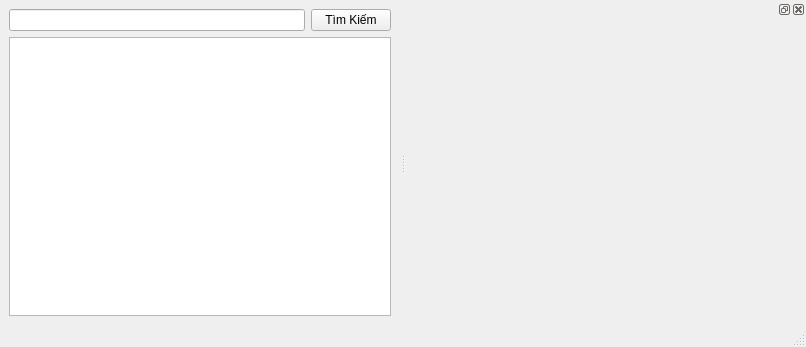
<?xml version="1.0" encoding="UTF-8"?>
<ui version="4.0">
 <class>YoutubeDownloadWindow</class>
 <widget class="QMainWindow" name="YoutubeDownloadWindow">
  <property name="geometry">
   <rect>
    <x>0</x>
    <y>0</y>
    <width>804</width>
    <height>347</height>
   </rect>
  </property>
  <property name="windowTitle">
   <string>MainWindow</string>
  </property>
  <widget class="QWidget" name="centralwidget">
   <property name="sizePolicy">
    <sizepolicy hsizetype="Preferred" vsizetype="Preferred">
     <horstretch>0</horstretch>
     <verstretch>0</verstretch>
    </sizepolicy>
   </property>
   <property name="minimumSize">
    <size>
     <width>400</width>
     <height>300</height>
    </size>
   </property>
   <property name="maximumSize">
    <size>
     <width>16777215</width>
     <height>16777215</height>
    </size>
   </property>
   <layout class="QVBoxLayout" name="verticalLayout">
    <item>
     <layout class="QHBoxLayout" name="horizontalLayout">
      <item>
       <widget class="QLineEdit" name="search_box"/>
      </item>
      <item>
       <widget class="QPushButton" name="search_btn">
        <property name="text">
         <string>Tìm Kiếm</string>
        </property>
       </widget>
      </item>
     </layout>
    </item>
    <item>
     <widget class="QListWidget" name="video_list"/>
    </item>
   </layout>
  </widget>
  <widget class="QMenuBar" name="menubar">
   <property name="geometry">
    <rect>
     <x>0</x>
     <y>0</y>
     <width>804</width>
     <height>21</height>
    </rect>
   </property>
  </widget>
  <widget class="QStatusBar" name="statusbar"/>
  <widget class="QDockWidget" name="videoDockWidget">
   <property name="minimumSize">
    <size>
     <width>400</width>
     <height>300</height>
    </size>
   </property>
   <attribute name="dockWidgetArea">
    <number>2</number>
   </attribute>
   <widget class="QWidget" name="dockWidgetContents"/>
  </widget>
 </widget>
 <resources/>
 <connections/>
</ui>
